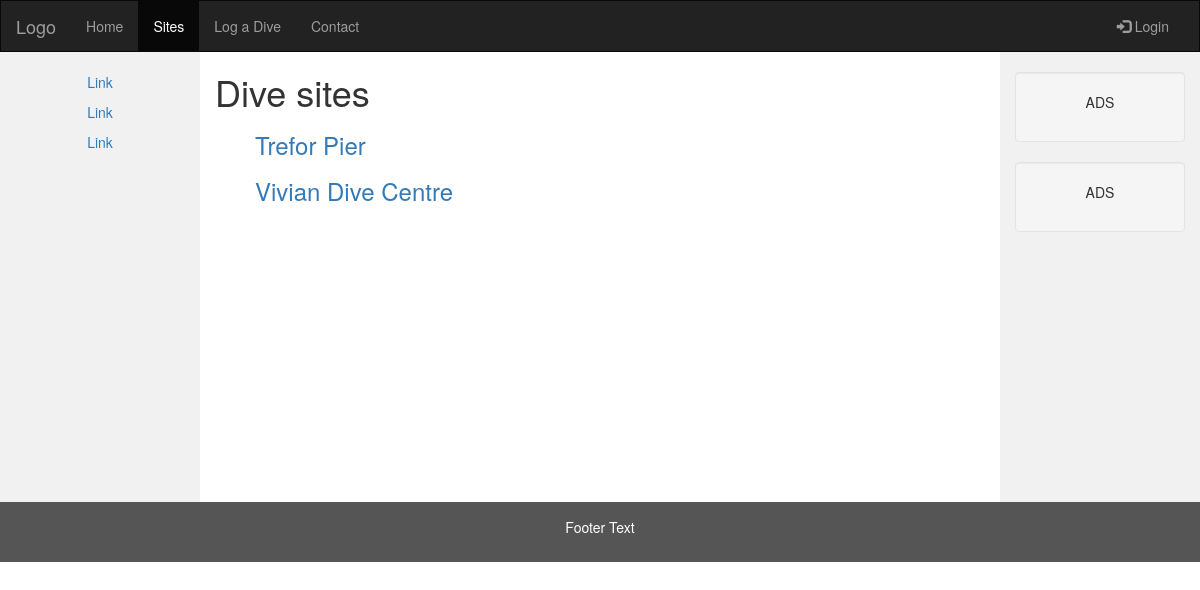
The page /pages/ on the database as committed earlier.
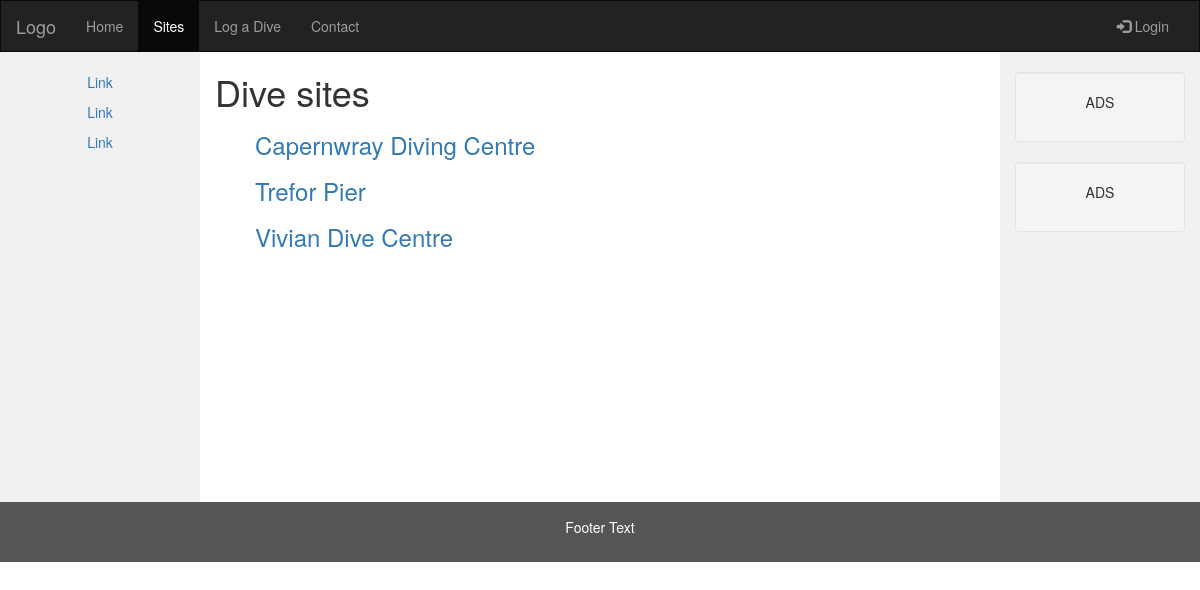
The same page on the database as committed later.
### pages/models.py (models this page shows, shortened)
class Location(models.Model):
    location_name = models.CharField(max_length=200)
    WATER_CHOICES = (('FW', 'Fresh water'), ('SW', 'Salt water'))
    water = models.CharField(max_length=2, choices=WATER_CHOICES, default='SW')
    address = models.CharField(max_length=200, default='', blank=True)
    google_place_id = models.CharField(max_length=100, default='')
    contact_phone = models.CharField(max_length=20, default='', blank=True)
    contact_email = models.EmailField(max_length=200, default='', blank=True)
    contact_website = models.CharField(max_length=200, default='', blank=True)
    last_updated = models.DateTimeField(auto_now=True)
    def was_updated_recently(self):
        now = timezone.now()
        return now - datetime.timedelta(days=7) <= self.last_updated <= now
    was_updated_recently.admin_order_field = 'last_updated'
    was_updated_recently.boolean = True
    was_updated_recently.short_description = 'Updated recently?'

### pages/views.py (the view)
class IndexView(generic.ListView):
    template_name = 'pages/index.html'
    context_object_name = 'latest_location_list'
    def get_queryset(self):
        return Location.objects.order_by('location_name')

### pages/templates/pages/index.html (shortened to what this page needs)
<!DOCTYPE html>
<html lang="en">
<head>
  <link rel="stylesheet" href="https://maxcdn.bootstrapcdn.com/bootstrap/3.3.7/css/bootstrap.min.css">
</head>
<body>
<nav class="navbar navbar-inverse">
  <div class="container-fluid">
    <div class="navbar-header">
      <a class="navbar-brand" href="#">Logo</a>
    </div>
    <div class="collapse navbar-collapse" id="myNavbar">
      <ul class="nav navbar-nav">
        <li><a href="#">Home</a></li>
        <li class="active"><a href="{% url 'pages:index' %}">Sites</a></li>
        <li><a href="#">Log a Dive</a></li>
        <li><a href="#">Contact</a></li>
      </ul>
      <ul class="nav navbar-nav navbar-right">
        <li><a href="{% url 'admin:index' %}"><span class="glyphicon glyphicon-log-in"></span> Login</a></li>
      </ul>
    </div>
  </div>
</nav>
<div class="container-fluid text-center">
  <div class="row content">
    <div class="col-sm-2 sidenav">
      <p><a href="#">Link</a></p>
      <p><a href="#">Link</a></p>
      <p><a href="#">Link</a></p>
    </div>
    <div class="col-sm-8 text-left">
      <h1>Dive sites</h1>
      {% if latest_location_list %}
          <ul>
          {% for location in latest_location_list %}
              <h3><a href="{% url 'pages:detail' location.id %}">{{ location.location_name }}</a></h3>
          {% endfor %}
          </ul>
      {% else %}
          <p>No locations are available.</p>
      {% endif %}
    </div>
    <div class="col-sm-2 sidenav">
      <div class="well">
        <p>ADS</p>
      </div>
      <div class="well">
        <p>ADS</p>
      </div>
    </div>
  </div>
</div>
<footer class="container-fluid text-center">
  <p>Footer Text</p>
</footer>
</body>
</html>

### pages/templates/pages/index.html (style rules this page uses)
.navbar { margin-bottom: 0; border-radius: 0; }
.row.content { height: 450px }
.sidenav { padding-top: 20px; background-color: #f1f1f1; height: 100%; }
footer { background-color: #555; color: white; padding: 15px; }

Rows that differ between the two databases and show on the page:
added Location: location_name "Capernwray Diving Centre"
